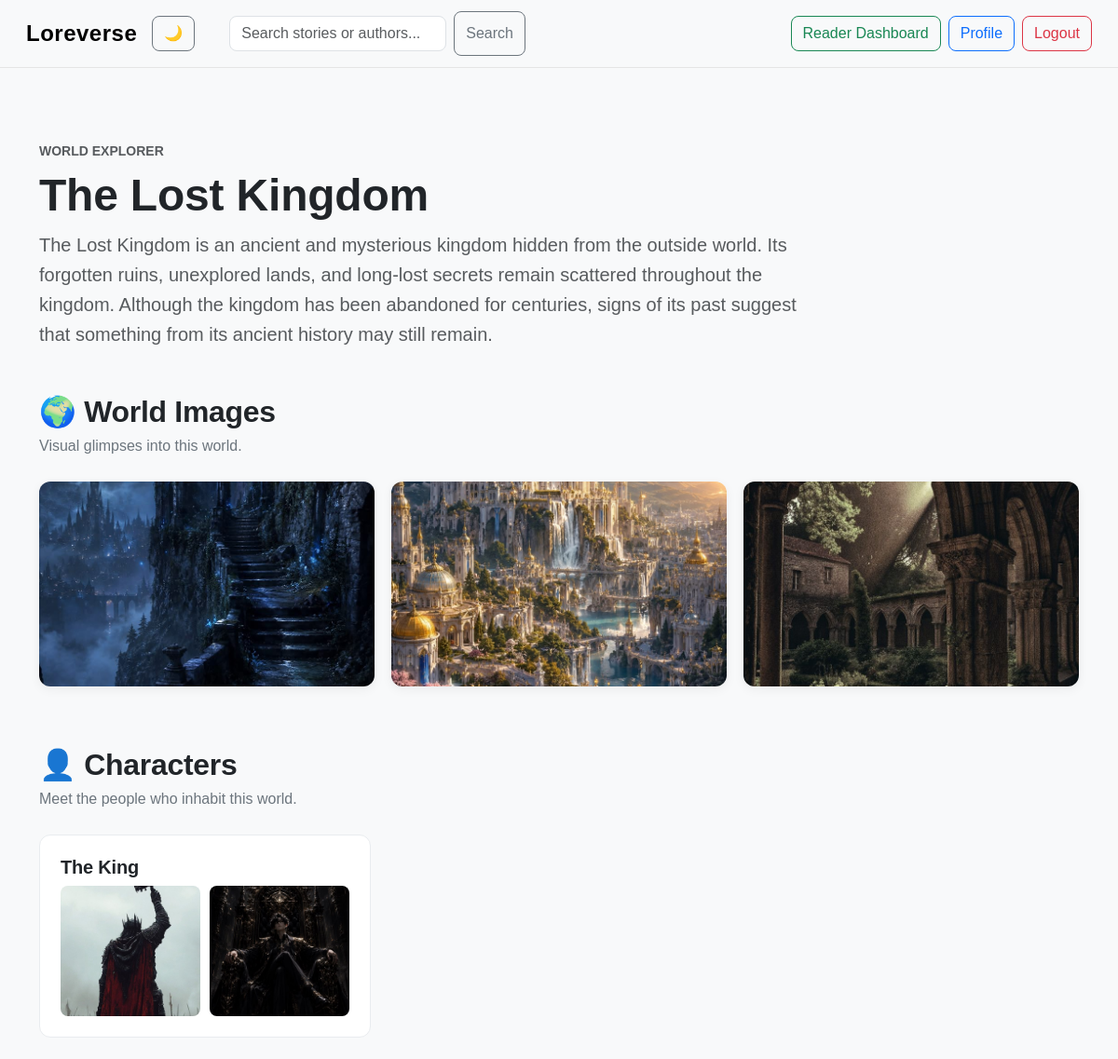
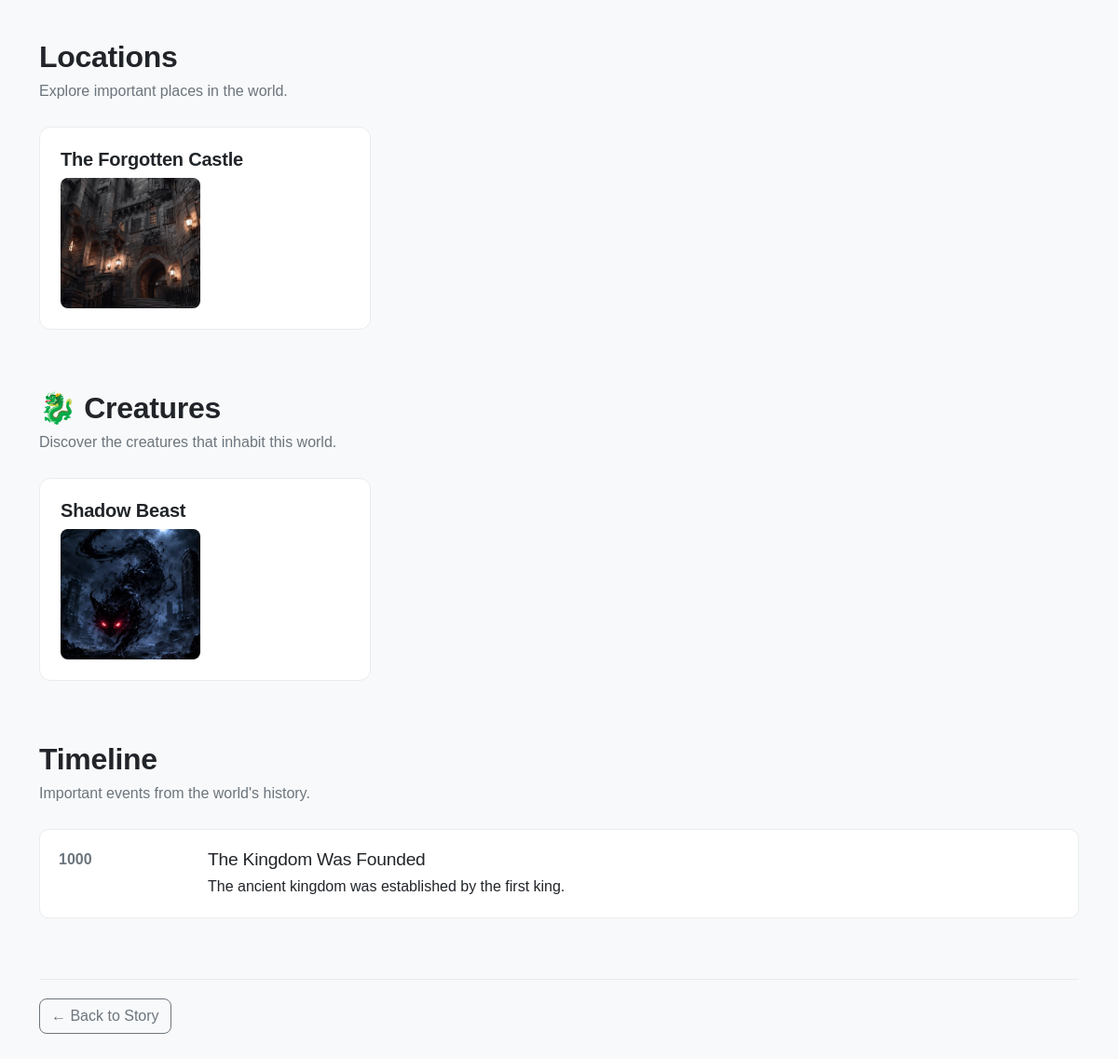
The app's page /stories/1/world/ (signed in) with its own data (2 pictures, top to bottom).
### loreverse/models.py (models this page shows, shortened)
class Story(models.Model):
    GENRE_CHOICES = [
        ("Fantasy", "Fantasy"),
        ("Romance", "Romance"),
        ("Mystery", "Mystery"),
        ("Horror", "Horror"),
        ("Science Fiction", "Science Fiction"),
        ("Adventure", "Adventure"),
        ("Other", "Other"),]
    title = models.CharField(max_length=200)
    genre = models.CharField(max_length=30, choices=GENRE_CHOICES, default="Other")
    tags = models.CharField(max_length=300, blank=True)
    description = models.TextField()
    author = models.ForeignKey(User, on_delete=models.CASCADE)
    published = models.BooleanField(default=False)
    created_at = models.DateTimeField(auto_now_add=True)
    updated_at = models.DateTimeField(auto_now=True)
    favorited_by = models.ManyToManyField(User, related_name="favorite_stories", blank=True)
    want_to_read_by = models.ManyToManyField(User, related_name="want_to_read_stories", blank=True)

class World(models.Model):
    story = models.OneToOneField(
        Story,
        on_delete=models.CASCADE,
        related_name="world"
    )
    description = models.TextField(blank=True)

class WorldImage(models.Model):
    world = models.ForeignKey(
        World,
        on_delete=models.CASCADE,
        related_name="images"
    )
    image = models.ImageField(upload_to="world_images/")

class Character(models.Model):
    world = models.ForeignKey(
        World,
        on_delete=models.CASCADE,
        related_name="characters"
    )
    name = models.CharField(max_length=200)

class CharacterImage(models.Model):
    character = models.ForeignKey(
        Character,
        on_delete=models.CASCADE,
        related_name="images"
    )
    image = models.ImageField(upload_to="character_images/")

class Location(models.Model):
    world = models.ForeignKey(
        World,
        on_delete=models.CASCADE,
        related_name="locations"
    )
    name = models.CharField(max_length=200)

class LocationImage(models.Model):
    location = models.ForeignKey(
        Location,
        on_delete=models.CASCADE,
        related_name="images"
    )
    image = models.ImageField(upload_to="location_images/")

class Creature(models.Model):
    world = models.ForeignKey(
        World,
        on_delete=models.CASCADE,
        related_name="creatures"
    )
    name = models.CharField(max_length=200)

class CreatureImage(models.Model):
    creature = models.ForeignKey(
        Creature,
        on_delete=models.CASCADE,
        related_name="images"
    )
    image = models.ImageField(upload_to="creature_images/")

class TimelineEvent(models.Model):
    world = models.ForeignKey(
        World,
        on_delete=models.CASCADE,
        related_name="timeline"
    )
    title = models.CharField(max_length=200)
    description = models.TextField(blank=True)
    date = models.CharField(max_length=100)

### loreverse/views.py (the view)
# urls.py: path("stories/<int:story_id>/world/", views.world_explorer, name="world_explorer"),
@login_required
def world_explorer(request, story_id):
    story = get_object_or_404(Story, id=story_id)
    if not story.published and story.author != request.user:
        return redirect("index")
    world = get_object_or_404(World, story=story)
    return render(request, "loreverse/world_explorer.html", {
        "story": story, "world": world,
    })

### loreverse/templates/loreverse/world_explorer.html (shortened to what this page needs)
{% extends "loreverse/layout.html" %}
{% block body %}
<div class="container py-5">
    <div class="world-header mb-5">
        <p class="text-muted text-uppercase small fw-semibold mb-2">
            World Explorer
        </p>
        <h1 class="display-5 fw-bold">
            {{ story.title }}
        </h1>
        <p class="lead text-muted mb-0">
            {{ world.description }}
        </p>
    </div>
    <section class="world-section">
        <div class="world-section-header">
            <div>
                <h2>🌍 World Images</h2>
                <p>Visual glimpses into this world.</p>
            </div>
        </div>
        {% if world.images.all %}
            <div class="world-image-grid">
                {% for image in world.images.all %}
                    <div class="world-image-card">
                        <img src="{{ image.image.url }}"
                             alt="{{ story.title }} world image">
                    </div>
                {% endfor %}
            </div>
        {% else %}
            <div class="empty-state">
                <p>No world images have been added yet.</p>
            </div>
        {% endif %}
    </section>
    <section class="world-section">
        <div class="world-section-header">
            <div>
                <h2>👤 Characters</h2>
                <p>Meet the people who inhabit this world.</p>
            </div>
        </div>
        {% if world.characters.all %}
            <div class="row g-4">
                {% for character in world.characters.all %}
                    <div class="col-md-6 col-lg-4">
                        <div class="world-entity-card">
                            <h3>{{ character.name }}</h3>
                            <div class="entity-images">
                                {% for image in character.images.all %}
                                    <img src="{{ image.image.url }}"
                                         alt="{{ character.name }}">
                                {% empty %}
                                    <p class="text-muted small">
                                        No images yet.
                                    </p>
                                {% endfor %}
                            </div>
                        </div>
                    </div>
                {% endfor %}
            </div>
        {% else %}
            <div class="empty-state">
                <p>No characters have been added yet.</p>
            </div>
        {% endif %}
    </section>
    <section class="world-section">
        <div class="world-section-header">
            <div>
                <h2> Locations</h2>
                <p>Explore important places in the world.</p>
            </div>
        </div>
        {% if world.locations.all %}
            <div class="row g-4">
                {% for location in world.locations.all %}
                    <div class="col-md-6 col-lg-4">
                        <div class="world-entity-card">
                            <h3>{{ location.name }}</h3>
                            <div class="entity-images">
                                {% for image in location.images.all %}
                                    <img src="{{ image.image.url }}"
                                         alt="{{ location.name }}">
                                {% empty %}
                                    <p class="text-muted small">
                                        No images yet.
                                    </p>
                                {% endfor %}
                            </div>
                        </div>
                    </div>
                {% endfor %}
            </div>
        {% else %}
            <div class="empty-state">
                <p>No locations have been added yet.</p>
            </div>
        {% endif %}
    </section>
    <section class="world-section">
        <div class="world-section-header">
            <div>
                <h2>🐉 Creatures</h2>
                <p>Discover the creatures that inhabit this world.</p>
            </div>
        </div>
        {% if world.creatures.all %}
            <div class="row g-4">
                {% for creature in world.creatures.all %}
                    <div class="col-md-6 col-lg-4">
                        <div class="world-entity-card">
                            <h3>{{ creature.name }}</h3>
                            <div class="entity-images">
                                {% for image in creature.images.all %}
                                    <img src="{{ image.image.url }}"
                                         alt="{{ creature.name }}">
                                {% empty %}
                                    <p class="text-muted small">
                                        No images yet.
                                    </p>
                                {% endfor %}
                            </div>
                        </div>
                    </div>
                {% endfor %}
            </div>
        {% else %}
            <div class="empty-state">
                <p>No creatures have been added yet.</p>
            </div>
        {% endif %}
    </section>
    <section class="world-section">
        <div class="world-section-header">
            <div>
                <h2> Timeline</h2>
                <p>Important events from the world's history.</p>
            </div>
        </div>
        {% if world.timeline.all %}
            <div class="timeline">
                {% for event in world.timeline.all %}
                    <div class="timeline-item">
                        <div class="timeline-date">
                            {{ event.date }}
                        </div>
                        <div class="timeline-content">
                            <h3>{{ event.title }}</h3>
                            <p>
                                {{ event.description }}
                            </p>
                        </div>
                    </div>
                {% endfor %}
            </div>
        {% else %}
            <div class="empty-state">
                <p>No timeline events have been added yet.</p>
            </div>
        {% endif %}
    </section>
    <div class="world-back-link">
        {% if request.user == story.author %}
            <a href="{% url 'my_stories' %}"
               class="btn btn-outline-secondary">
                ← Back to My Stories
            </a>
        {% else %}
            <a href="{% url 'story_detail' story.id %}"
               class="btn btn-outline-secondary">
                ← Back to Story
            </a>
        {% endif %}
    </div>
</div>
{% endblock %}

### loreverse/static/loreverse/styles.css (style rules this page uses)
body { font-family: Arial, sans-serif; margin: 0; background-color : #f8f9fa; color: #212529; }
a { transition: color 0.2s ease; }
.btn { transition: all 0.2s ease; }
section h2 { letter-spacing: -0.3px; }
h1, h2, h3, h4, h5, h6 { letter-spacing: -0.2px; }
h1 { font-weight: 700; }
p { line-height: 1.6; }
.container { max-width: 1200px; }
.btn { border-radius: 8px; font-weight: 500; }
.world-header { max-width: 850px; }
.world-section { margin-bottom: 65px; }
.world-section-header { display: flex; justify-content: space-between; align-items: center; gap: 20px; margin-bottom: 25px; }
.world-section-header h2 { font-weight: 700; margin-bottom: 5px; }
.world-section-header p { color: #6c757d; margin-bottom: 0; }
.world-image-grid { display: grid; grid-template-columns: repeat(auto-fit, minmax(220px, 1fr)); gap: 18px; }
.world-image-card { overflow: hidden; border-radius: 12px; background-color: #ffffff; box-shadow: 0 3px 12px rgba(0, 0, 0, 0.06); }
.world-image-card img { display: block; width: 100%; height: 220px; object-fit: cover; transition: transform 0.3s ease; }
.world-entity-card { height: 100%; padding: 22px; border-radius: 12px; background-color: #ffffff; border: 1px solid #e9ecef; transition: transform 0.2s ease, box-shadow 0.2s ease; }
.world-entity-card h3 { font-size: 1.25rem; font-weight: 600; }
.entity-images { display: grid; grid-template-columns: repeat(2, 1fr); gap: 10px; }
.entity-images img { width: 100%; height: 140px; object-fit: cover; border-radius: 8px; }
.timeline { display: flex; flex-direction: column; gap: 15px; }
.timeline-item { display: grid; grid-template-columns: 140px 1fr; gap: 20px; padding: 20px; border-radius: 10px; background-color: #ffffff; border: 1px solid #e9ecef; }
.timeline-date { font-weight: 600; color: #6c757d; }
.timeline-content h3 { margin-bottom: 5px; font-size: 1.2rem; }
.timeline-content p { margin-bottom: 0; }
.world-back-link { padding-top: 20px; border-top: 1px solid #e9ecef; }

### records on screen
Story: title "The Lost Kingdom"
World: description "The Lost Kingdom is an ancient and mysterious kingdom hidden from the outside world. Its forgotten ruins, unexplored lands, and long-lost secrets remain scattered throughout the kingdom. Although the kingdom has been abandoned for centuries, signs of its past suggest that something from its ancient history may still remain."
WorldImage: image (picture)
WorldImage: image (picture)
WorldImage: image (picture)
Character: name "The King"
CharacterImage: image (picture)
CharacterImage: image (picture)
Location: name "The Forgotten Castle"
LocationImage: image (picture)
Creature: name "Shadow Beast"
CreatureImage: image (picture)
TimelineEvent: date "1000", title "The Kingdom Was Founded", description "The ancient kingdom was established by the first king."
